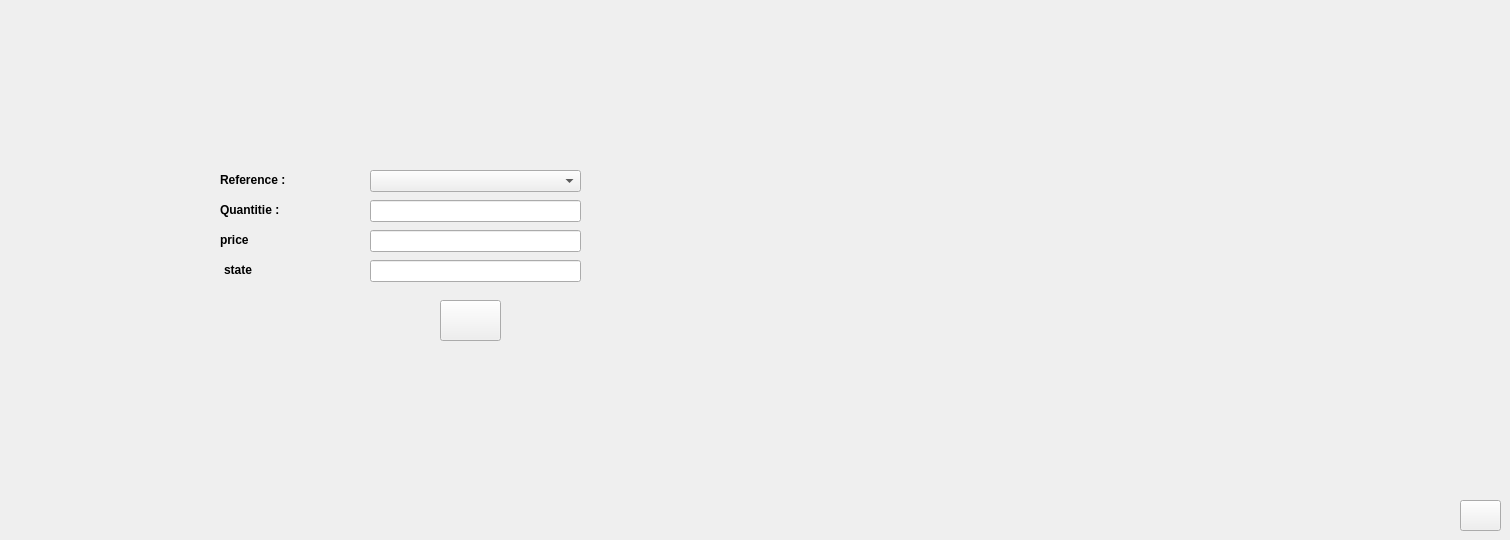
     <widget class="QWidget" name="tab_49">
      <attribute name="title">
       <string>Modify medicament</string>
      </attribute>
      <widget class="QLineEdit" name="quantite_19">
       <property name="geometry">
        <rect>
         <x>370</x>
         <y>200</y>
         <width>211</width>
         <height>22</height>
        </rect>
       </property>
      </widget>
      <widget class="QPushButton" name="modifier_9">
       <property name="geometry">
        <rect>
         <x>440</x>
         <y>300</y>
         <width>61</width>
         <height>41</height>
        </rect>
       </property>
       <property name="styleSheet">
        <string notr="true">#modifier{

background-color: transparent;

border-image:url(:/img/modify.png);

background: none;

border: none;

background-repeat: none;

}



#ok:modifier{

background-color: transparent;

border-image:url(:/img/modify.png);

background: none;

border: none;

background-repeat: none;

}</string>
       </property>
       <property name="text">
        <string/>
       </property>
      </widget>
      <widget class="QLabel" name="prix_19">
       <property name="geometry">
        <rect>
         <x>220</x>
         <y>230</y>
         <width>141</width>
         <height>20</height>
        </rect>
       </property>
       <property name="font">
        <font>
         <pointsize>9</pointsize>
         <weight>75</weight>
         <bold>true</bold>
         <underline>false</underline>
        </font>
       </property>
       <property name="text">
        <string>price</string>
       </property>
      </widget>
      <widget class="QLineEdit" name="type_31">
       <property name="geometry">
        <rect>
         <x>370</x>
         <y>260</y>
         <width>211</width>
         <height>22</height>
        </rect>
       </property>
      </widget>
      <widget class="QLabel" name="type_32">
       <property name="geometry">
        <rect>
         <x>224</x>
         <y>260</y>
         <width>61</width>
         <height>20</height>
        </rect>
       </property>
       <property name="font">
        <font>
         <pointsize>9</pointsize>
         <weight>75</weight>
         <bold>true</bold>
         <underline>false</underline>
        </font>
       </property>
       <property name="text">
        <string>state</string>
       </property>
      </widget>
      <widget class="QLabel" name="quantite_20">
       <property name="geometry">
        <rect>
         <x>220</x>
         <y>200</y>
         <width>81</width>
         <height>20</height>
        </rect>
       </property>
       <property name="font">
        <font>
         <pointsize>9</pointsize>
         <weight>75</weight>
         <bold>true</bold>
         <underline>false</underline>
        </font>
       </property>
       <property name="text">
        <string>Quantitie :</string>
       </property>
      </widget>
      <widget class="QLineEdit" name="prix_20">
       <property name="geometry">
        <rect>
         <x>370</x>
         <y>230</y>
         <width>211</width>
         <height>22</height>
        </rect>
       </property>
      </widget>
      <widget class="QLabel" name="reference_15">
       <property name="geometry">
        <rect>
         <x>220</x>
         <y>170</y>
         <width>111</width>
         <height>20</height>
        </rect>
       </property>
       <property name="font">
        <font>
         <pointsize>9</pointsize>
         <weight>75</weight>
         <bold>true</bold>
         <underline>false</underline>
        </font>
       </property>
       <property name="text">
        <string>Reference :</string>
       </property>
      </widget>
      <widget class="QComboBox" name="comboBox_17">
       <property name="geometry">
        <rect>
         <x>370</x>
         <y>170</y>
         <width>211</width>
         <height>22</height>
        </rect>
       </property>
      </widget>
      <widget class="QPushButton" name="pushButton_50">
       <property name="geometry">
        <rect>
         <x>1460</x>
         <y>500</y>
         <width>41</width>
         <height>31</height>
        </rect>
       </property>
       <property name="styleSheet">
        <string notr="true">#pushButton_2{

background-color: transparent;

border-image:url(:/img/logout.png);

background: none;

border: none;

background-repeat: none;

}



#ok:pushButton_2{

background-color: transparent;

border-image:url(:/img/logout.png);

background: none;

border: none;

background-repeat: none;

}</string>
       </property>
       <property name="text">
        <string/>
       </property>
      </widget>
     </widget>
